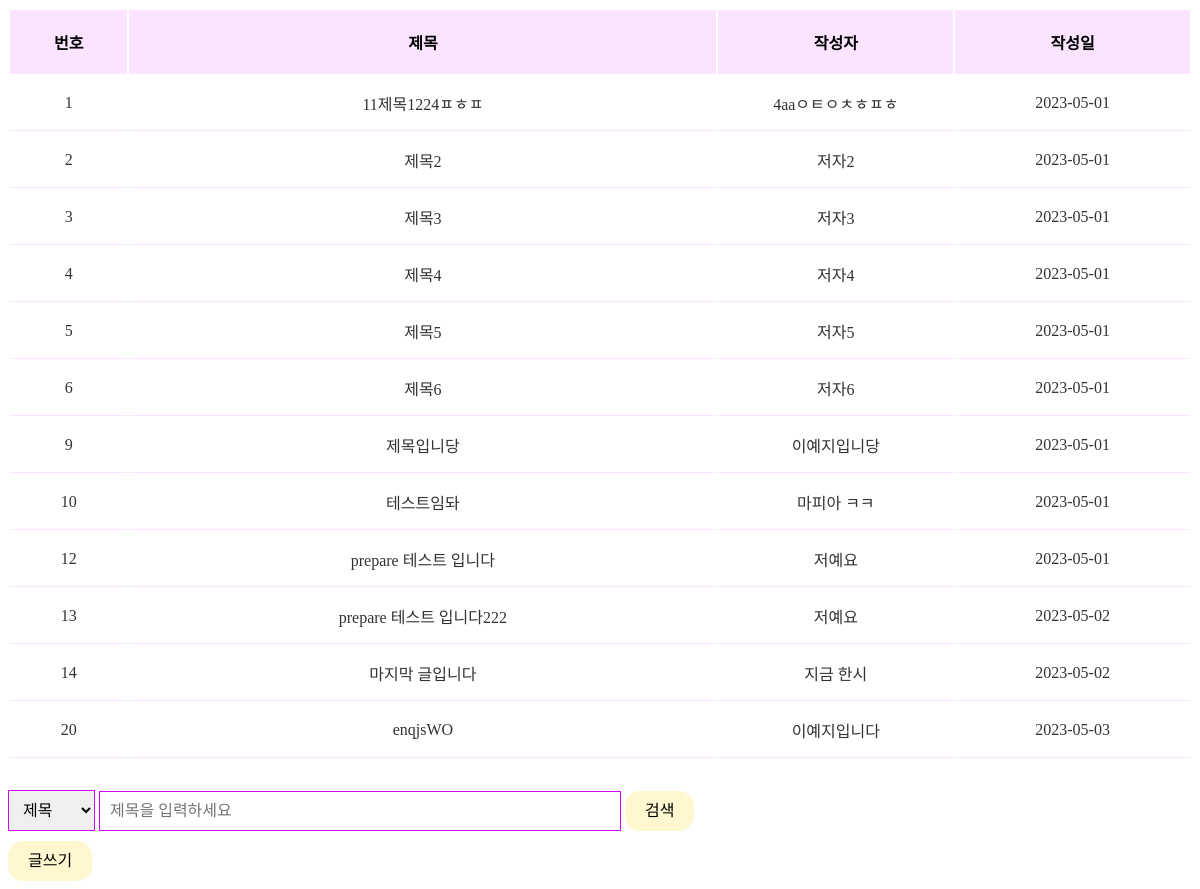
Before: /_org/index.php with the older database file.
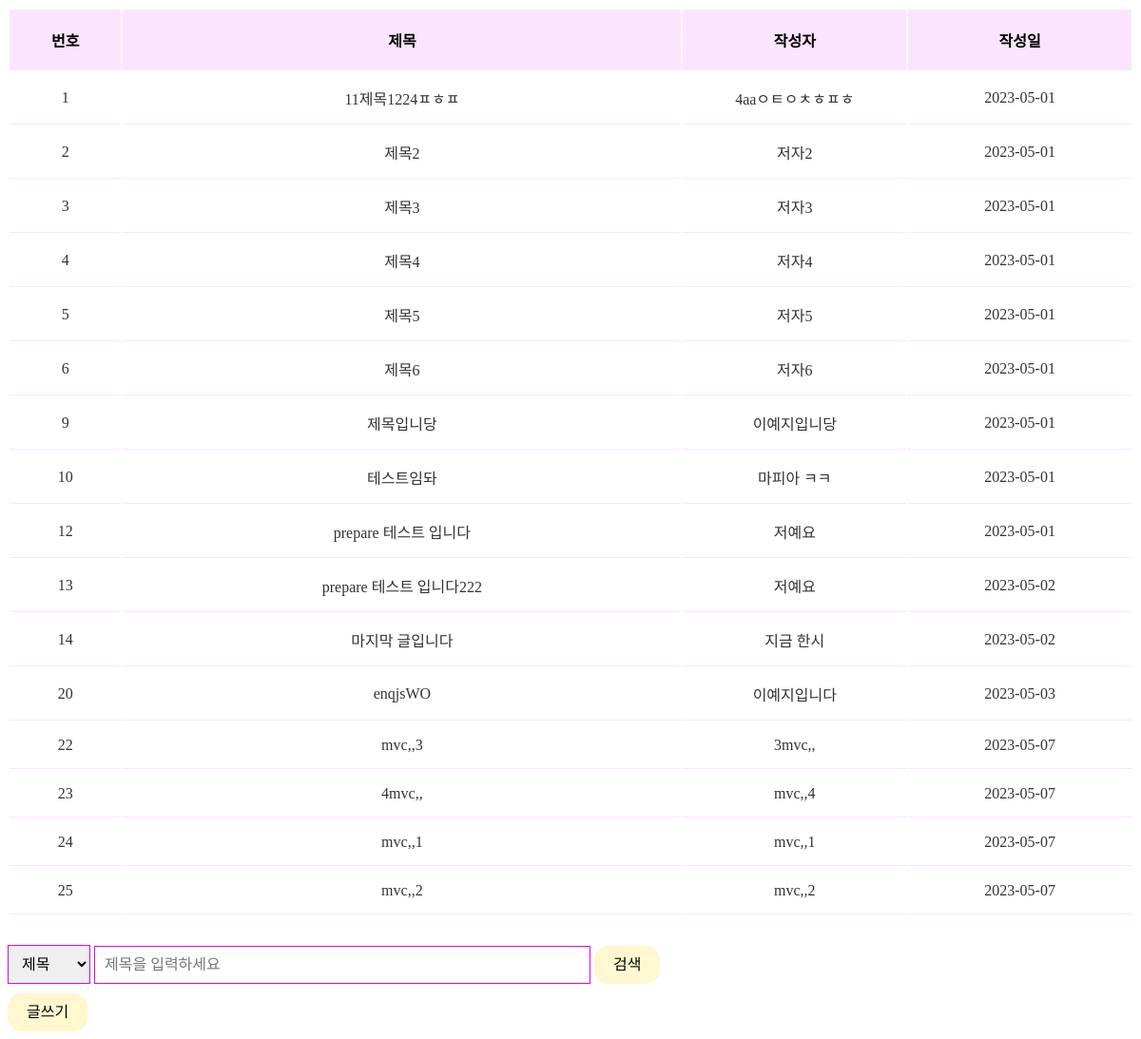
After: the same page with the newer database file.
### tables this page shows
CREATE TABLE `post` (
  `idx` int(11) NOT NULL,
  `title` varchar(50) NOT NULL,
  `content` varchar(2000) NOT NULL,
  `author` varchar(30) NOT NULL,
  `created_at` date NOT NULL DEFAULT current_timestamp(),
  `updated_at` date DEFAULT NULL
);

### _org/index.php (the view, shortened to what this page needs)
<?php include_once ("./db/db.php"); ?>
<!DOCTYPE html>
<html lang="en">
<head>
    <link rel="stylesheet" href="style.css">
</head>
<body>
    <table>
        <colgroup>
            <col width="10%" />
            <col width="50%" />
            <col width="20%" />
            <col width="20%" />
        </colgroup>
        <thead class="thead">
            <tr>
                <th>번호</th>
                <th>제목</th>
                <th>작성자</th>
                <th>작성일</th>
            </tr>
        </thead>
        <tbody class="tbody">
            <?php
                $sql = "SELECT * FROM post";
                $stmh = $pdo -> prepare($sql);
                $stmh -> execute();
                while($result = $stmh -> fetch(PDO::FETCH_ASSOC)){
            ?>
            <tr>
                <td>
                    <a href="view.php?idx=<?=$result['idx']?>" class="title">
                        <?php echo $result["idx"]; ?>
                    </a>
                </td>
                <td>
                    <a href="view.php?idx=<?=$result['idx']?>" class="title">
                        <?php echo $result["title"]; ?>
                    </a>
                </td>
                <td>
                    <?php echo $result["author"]; ?>
                </td>
                <td>
                    <?php echo $result["created_at"]; ?>
                </td>
            </tr>
            <?php } ?>
        </tbody>
    </table>
    <form action="search.php" method="post">
        <select name="search_option" id="">
            <option value="title">제목</option>
        </select>
        <input type="text" name="search" placeholder="제목을 입력하세요" style="display: inline-block;">
        <button type="submit">검색</button>
    </form>
    <a href="write.php">글쓰기</a>
</body>
</html>

Changed rows visible on the page:
added post: idx "22", title "mvc,,3", author "3mvc,,", created_at "2023-05-07"
added post: idx "23", title "4mvc,,", author "mvc,,4", created_at "2023-05-07"
added post: idx "24", title "mvc,,1", author "mvc,,1", created_at "2023-05-07"
added post: idx "25", title "mvc,,2", author "mvc,,2", created_at "2023-05-07"
